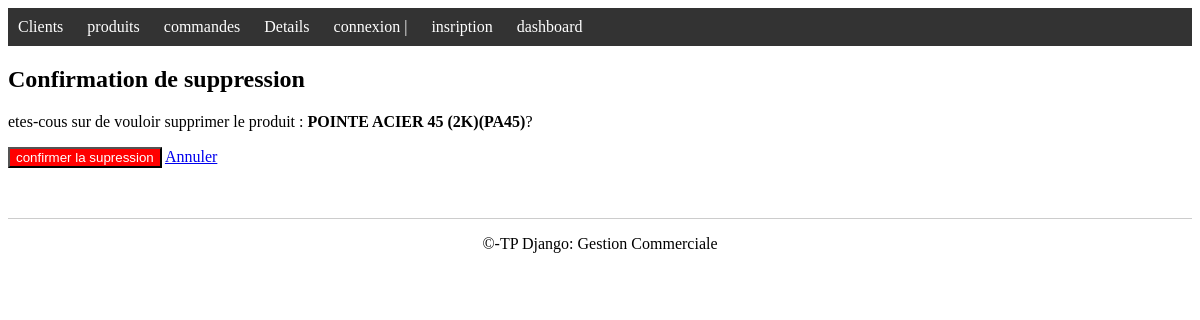
Page /Boutique/produit/supprimer/PA45/ on the earlier database version.
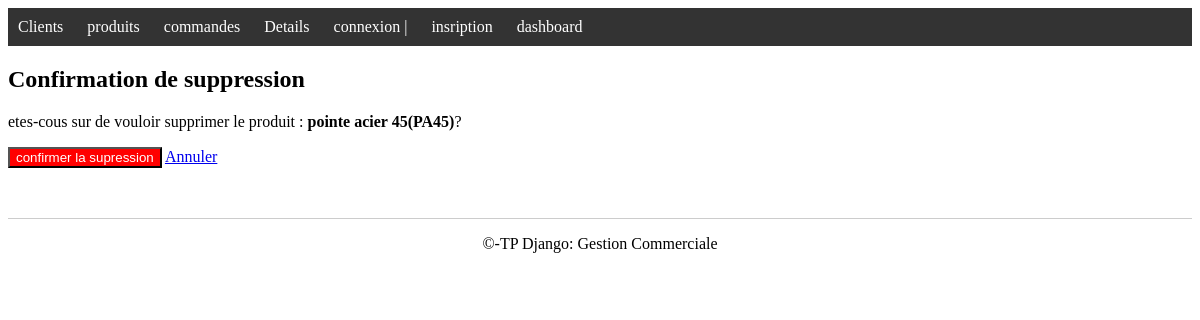
Same page on the later database version.
### Boutique/models.py (models this page shows)
class Produit(models.Model):
    npro=models.CharField(max_length=10,primary_key=True)
    libelle=models.CharField(max_length=100)
    prix=models.CharField(default=0)
    qstock=models.IntegerField()
    def __str__(self):
        return f"{self.libelle}({self.npro})"

### Boutique/views.py (the view)
# urls.py: path('produit/supprimer/<str:pk>/',views.supprimer_produit,name='supprimer_produit'),
def supprimer_produit(request,pk):
    produit=get_object_or_404(Produit,npro=pk)
    if request.method=="POST":
        produit.delete()
        return redirect('products')
    return render(request,'Boutique/delete_confirm.html',{'objet':produit,"type":"le produit"})

### Boutique/templates/Boutique/delete_confirm.html (shortened to what this page needs)
{%extends 'Boutique/base.html'%}
{% block content %}
<h2>Confirmation de suppression</h2>
<p>etes-cous sur de vouloir supprimer {{type}} : <strong>{{objet}}</strong>?</p>
<form method="POST">
    <button type="submit" style="background:red;color:white;">confirmer la supression</button>
    <a href="javascript:history.back()">Annuler</a>
</form>
{% endblock %}

Differences in the rows shown:
changed Produit: libelle+npro "POINTE ACIER 45 (2K)(PA45)" → "pointe acier 45(PA45)"
